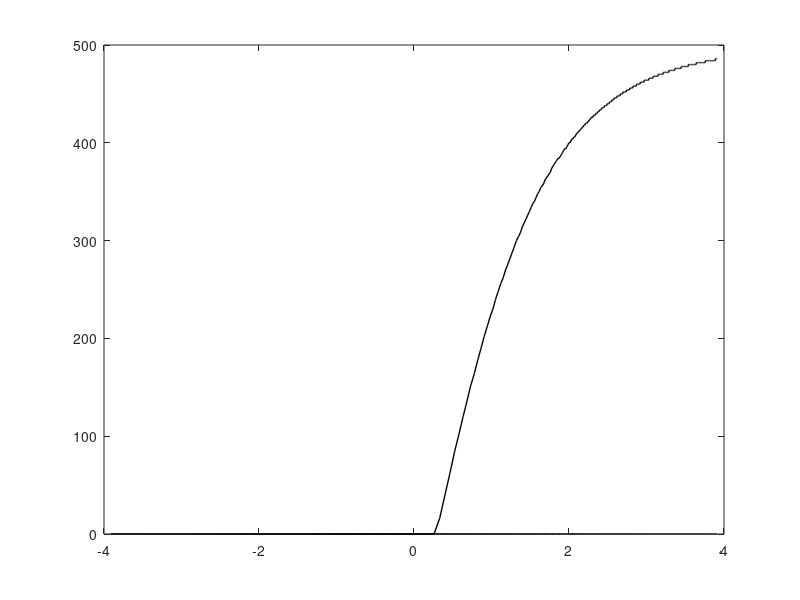

Recreate this plot in MATLAB. (Note: this script raises an error after producing the figure.)
%This script generate figure S3C or D. We create a map of parameter space (group size and essentiality
%of cooperation) and evaluate which mechanism (fully coordinated specialisation
%or random specialisation) is favoured. We assume here that the degree of helper
%specialisation, x, may vary.

clear all

%Parameter space

Nmax=1000;
Nmin=2;
HBmax=50;
HBmin=0;
size=linspace(Nmin,Nmax,(Nmax-Nmin)/2+1); %discretisation for group size
HBr=linspace(1,HBmax,length(size))
HBl=fliplr(1./HBr(2:end))
HB=[HBl HBr] %discretisation for relative importance of cooperation 
ftsz=50;
%Iterate through each possible parameter combination, calculate the optimal
%proportion of helpers. Evaluate the fitness of a coordinated
%group, and random groups. Store in results. 

x=0.75;  %degree of helper specialisation
gamma=2;  %efficiency benefits from specialisation
%determine relative fitness
matt=[];

results=[]
coordbenss=zeros(length(size), length(HB));
matt1=zeros(length(size), length(HB));
matt2=zeros(length(size), length(HB));
matt3=zeros(length(size), length(HB));
matt4=zeros(length(size), length(HB));
matt5=zeros(length(size), length(HB));
for i=1:length(size)
    disp(i)
    for j=1:length(HB)
        hb=HB(j);
        N=size(i);
        popt=max(0,(hb*(x^(gamma-1))-1)/(2*hb*(x^gamma)));
        matt4(i,j)=popt;
        if hb*(x^(gamma-1))>1
            coordbens(i,j)=(-(hb*(x^(gamma-1))-1)^2+(hb*(x^(gamma-1))-1)*(2*hb*(x^gamma)))/(N*((hb*(x^(gamma-1))+1)^2));
        else
            coordbens(i,j)=0;
        end
    end
end



for i=1:length(HB)
    c1=6E-4;
    c2=1E-3;
    m=coordbens(:,i);
    popt=matt4(:,i);
    if length(find(m>c1))>0
        track1(i)=max(size(find(m>c1)));
    else
        track1(i)=0;
    end
    if length(find(m>c2))>0
        track2(i)=max(size(find(m>c2)));
    else
        track2(i)=0;
    end
    if length(find(popt<=0))>0
        nodol(i)=max(size(find(popt<=0)));
    else
        nodol(i)=0;
    end
end

curve2=track2;
curve1=zeros(1,length(track2));
x=log(HB);
figure()
set(gcf, 'Position',  [0, 0, 800, 800])

plot(x, curve1, 'k', 'LineWidth', 1);
hold on;
plot(x, curve2, 'k', 'LineWidth', 1);
x2 = [x, fliplr(x)];
inBetween = [curve1, fliplr(curve2)];
fill(x2, inBetween, 'k ');
hold on
plot(x,track1,'k--')

box off
  set(gcf,'color','w');    
ax = gca;
ax.XTick=[log(1/HBmax) 0 log(HBmax)];
ax.XTickLabels={"1/"+HBmax "1" HBmax};
ax.YTick=[Nmin Nmax/2 Nmax];
ax.FontSize = ftsz/2; 
axis([log(1/HBmax) log(HBmax) min(size) max(size)])



grid=length(HB);
x=log(HB)
curve1=zeros(1,grid);
curve2=nodol;
x2 = [x, fliplr(x)];
inBetween = [curve1, fliplr(curve2)];
plot(x, curve1, 'r', 'LineWidth', 1);
plot(x, curve2, 'r', 'LineWidth', 1);
fill(x2, inBetween, 'r ');
plot(x, curve1, 'r', 'LineWidth', 1);
plot(x, curve2, 'r', 'LineWidth', 1);

plot(x,track1,'k--')


